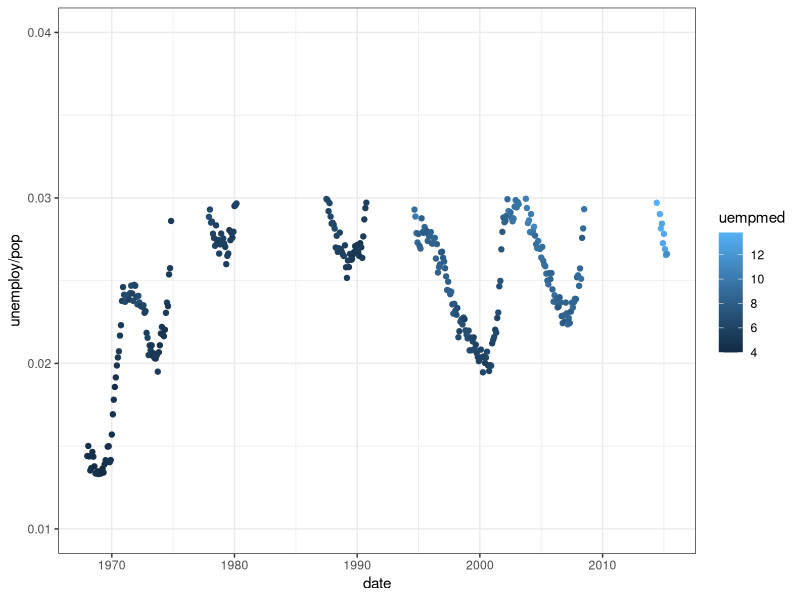

Source code (R):
## ---- chunk 1
library(ggplot2)
library(lubridate)
library(dplyr)
## ---- chunk 2
 now <- now()
 now
 is.instant(now)
## ---- chunk 3
duration <- duration(240)
duration
then <- now + duration
then
is.duration(duration)
is.duration(then)
## ---- chunk 4
ymd_hms(then) - ymd_hms(now)
is.interval(ymd_hms(then) - ymd_hms(now))
intvl <- interval(ymd_hms("2019-01-01 12:00:00"),ymd_hms("2018-01-01 12:00:00"))
intvl
is.interval(intvl)
## ---- chunk 5
as.period(intvl)
## ---- chunk 6
data(economics)
head(economics)

dat <- economics
dat %>% 
  mutate(year = year(date), month = month(date), day = day(date)) %>% 
  filter(year > 1967) %>% 
  filter(unemploy/pop <= mean(unemploy/pop)) %>% 
  ggplot(., aes(x=date, y=unemploy/pop)) + 
  geom_point(aes(colour=uempmed)) +
  theme_bw() + ylim(0.01, 0.04)
  labs(y = "unemployment rate", colour = "Median time for \n unemployment")
